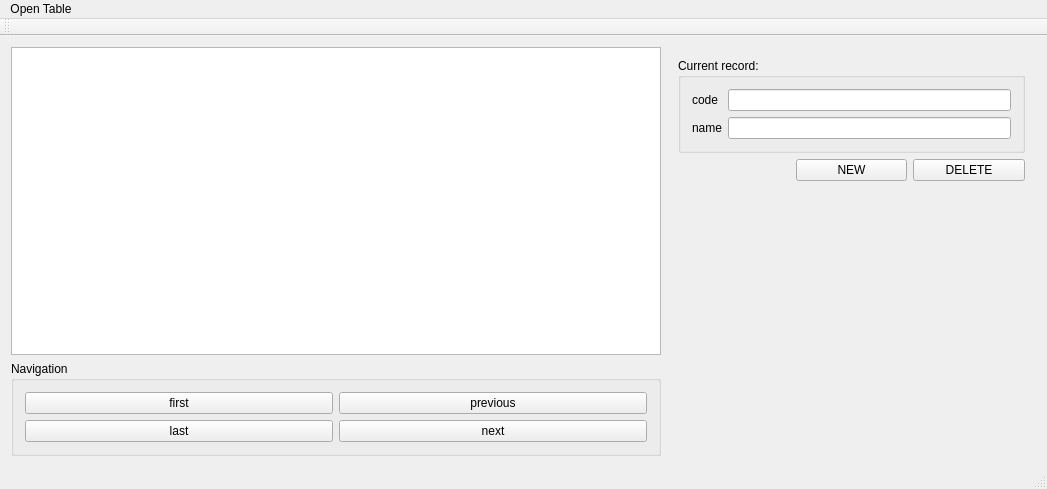
<?xml version="1.0" encoding="UTF-8"?>
<ui version="4.0">
 <class>MainWindow</class>
 <widget class="QMainWindow" name="MainWindow">
  <property name="geometry">
   <rect>
    <x>0</x>
    <y>0</y>
    <width>1047</width>
    <height>489</height>
   </rect>
  </property>
  <property name="windowTitle">
   <string>MainWindow</string>
  </property>
  <widget class="QWidget" name="centralWidget">
   <layout class="QGridLayout" name="gridLayout">
    <item row="5" column="0">
     <widget class="QGroupBox" name="groupBox">
      <property name="title">
       <string>Navigation</string>
      </property>
      <layout class="QGridLayout" name="gridLayout_4">
       <item row="0" column="0">
        <widget class="QPushButton" name="first_pushButton">
         <property name="text">
          <string>first</string>
         </property>
        </widget>
       </item>
       <item row="0" column="1">
        <widget class="QPushButton" name="previous_pushButton">
         <property name="text">
          <string>previous</string>
         </property>
        </widget>
       </item>
       <item row="1" column="0">
        <widget class="QPushButton" name="last_pushButton">
         <property name="text">
          <string>last</string>
         </property>
        </widget>
       </item>
       <item row="1" column="1">
        <widget class="QPushButton" name="next_pushButton">
         <property name="text">
          <string>next</string>
         </property>
        </widget>
       </item>
      </layout>
     </widget>
    </item>
    <item row="0" column="0" rowspan="5">
     <widget class="QTableView" name="tableView">
      <property name="minimumSize">
       <size>
        <width>650</width>
        <height>0</height>
       </size>
      </property>
      <property name="cursor" stdset="0">
       <cursorShape>ArrowCursor</cursorShape>
      </property>
      <property name="mouseTracking">
       <bool>false</bool>
      </property>
      <property name="styleSheet">
       <string notr="true"/>
      </property>
      <property name="selectionMode">
       <enum>QAbstractItemView::SingleSelection</enum>
      </property>
      <property name="selectionBehavior">
       <enum>QAbstractItemView::SelectRows</enum>
      </property>
      <property name="textElideMode">
       <enum>Qt::ElideNone</enum>
      </property>
      <property name="gridStyle">
       <enum>Qt::SolidLine</enum>
      </property>
     </widget>
    </item>
    <item row="0" column="1">
     <widget class="QStackedWidget" name="string_view_stackedWidget">
      <property name="currentIndex">
       <number>5</number>
      </property>
      <widget class="QWidget" name="contract_table_page">
       <layout class="QGridLayout" name="gridLayout_3">
        <item row="0" column="0">
         <widget class="QGroupBox" name="contract_record_groupBox">
          <property name="title">
           <string>Current Record:</string>
          </property>
          <layout class="QGridLayout" name="gridLayout_2">
           <item row="2" column="1" colspan="3">
            <widget class="QSpinBox" name="device_amount_spinBox">
             <property name="maximum">
              <number>1000</number>
             </property>
            </widget>
           </item>
           <item row="0" column="1" colspan="3">
            <widget class="QSpinBox" name="contracts_number_spinBox">
             <property name="readOnly">
              <bool>true</bool>
             </property>
             <property name="maximum">
              <number>100000</number>
             </property>
            </widget>
           </item>
           <item row="5" column="0">
            <widget class="QLabel" name="label_6">
             <property name="text">
              <string>start day</string>
             </property>
            </widget>
           </item>
           <item row="1" column="0">
            <widget class="QLabel" name="label_2">
             <property name="text">
              <string>device </string>
             </property>
            </widget>
           </item>
           <item row="3" column="1" colspan="3">
            <widget class="QComboBox" name="customer_head_name_comboBox"/>
           </item>
           <item row="3" column="0">
            <widget class="QLabel" name="label_5">
             <property name="text">
              <string>customer</string>
             </property>
            </widget>
           </item>
           <item row="2" column="0">
            <widget class="QLabel" name="label_3">
             <property name="text">
              <string>amount</string>
             </property>
            </widget>
           </item>
           <item row="0" column="0">
            <widget class="QLabel" name="label">
             <property name="text">
              <string>number</string>
             </property>
            </widget>
           </item>
           <item row="7" column="3">
            <widget class="QPushButton" name="delete_contract_pushButton">
             <property name="text">
              <string>DELETE</string>
             </property>
            </widget>
           </item>
           <item row="7" column="2">
            <widget class="QPushButton" name="create_contract_PushButton">
             <property name="text">
              <string>NEW</string>
             </property>
            </widget>
           </item>
           <item row="5" column="1" colspan="3">
            <widget class="QDateEdit" name="date_of_the_agreement_dateEdit"/>
           </item>
           <item row="6" column="1" colspan="3">
            <widget class="QDateEdit" name="deadline_dateEdit"/>
           </item>
           <item row="1" column="1" colspan="3">
            <widget class="QComboBox" name="device_name_comboBox"/>
           </item>
           <item row="6" column="0">
            <widget class="QLabel" name="label_7">
             <property name="text">
              <string>deadline day</string>
             </property>
            </widget>
           </item>
           <item row="8" column="2">
            <spacer name="verticalSpacer_3">
             <property name="orientation">
              <enum>Qt::Vertical</enum>
             </property>
             <property name="sizeHint" stdset="0">
              <size>
               <width>20</width>
               <height>40</height>
              </size>
             </property>
            </spacer>
           </item>
          </layout>
         </widget>
        </item>
       </layout>
      </widget>
      <widget class="QWidget" name="page_2">
       <layout class="QGridLayout" name="gridLayout_5">
        <item row="1" column="2">
         <widget class="QPushButton" name="delete_customer_pushButton">
          <property name="text">
           <string>DELETE</string>
          </property>
         </widget>
        </item>
        <item row="0" column="0" colspan="3">
         <widget class="QGroupBox" name="groupBox_2">
          <property name="title">
           <string>Current Record:</string>
          </property>
          <layout class="QGridLayout" name="gridLayout_6">
           <item row="1" column="1">
            <widget class="QLineEdit" name="customer_address_lineEdit">
             <property name="maxLength">
              <number>30</number>
             </property>
            </widget>
           </item>
           <item row="2" column="0">
            <widget class="QLabel" name="label_9">
             <property name="text">
              <string>checking account</string>
             </property>
            </widget>
           </item>
           <item row="2" column="1">
            <widget class="QLineEdit" name="customer_checking_account_lineEdit">
             <property name="maxLength">
              <number>20</number>
             </property>
            </widget>
           </item>
           <item row="3" column="0">
            <widget class="QLabel" name="label_10">
             <property name="text">
              <string>telephone</string>
             </property>
            </widget>
           </item>
           <item row="0" column="0">
            <widget class="QLabel" name="label_4">
             <property name="text">
              <string>head_name</string>
             </property>
            </widget>
           </item>
           <item row="3" column="1">
            <widget class="QLineEdit" name="customer_telephone_ineEdit">
             <property name="maxLength">
              <number>20</number>
             </property>
            </widget>
           </item>
           <item row="0" column="1">
            <widget class="QLineEdit" name="customer_head_name_lineEdit">
             <property name="maxLength">
              <number>30</number>
             </property>
            </widget>
           </item>
           <item row="1" column="0">
            <widget class="QLabel" name="label_8">
             <property name="text">
              <string>address</string>
             </property>
            </widget>
           </item>
          </layout>
         </widget>
        </item>
        <item row="1" column="1">
         <widget class="QPushButton" name="create_customer_pushButton">
          <property name="text">
           <string>NEW</string>
          </property>
         </widget>
        </item>
        <item row="2" column="1">
         <spacer name="verticalSpacer">
          <property name="orientation">
           <enum>Qt::Vertical</enum>
          </property>
          <property name="sizeHint" stdset="0">
           <size>
            <width>20</width>
            <height>40</height>
           </size>
          </property>
         </spacer>
        </item>
       </layout>
      </widget>
      <widget class="QWidget" name="page">
       <layout class="QGridLayout" name="gridLayout_7">
        <item row="3" column="2">
         <widget class="QPushButton" name="delete_device_pushButton">
          <property name="text">
           <string>DELETE</string>
          </property>
         </widget>
        </item>
        <item row="3" column="1">
         <widget class="QPushButton" name="create_device_pushButton">
          <property name="text">
           <string>NEW</string>
          </property>
         </widget>
        </item>
        <item row="0" column="0" colspan="3">
         <widget class="QGroupBox" name="groupBox_3">
          <property name="title">
           <string>Current Record:</string>
          </property>
          <layout class="QGridLayout" name="gridLayout_8">
           <item row="3" column="1">
            <widget class="QSpinBox" name="device_price_spinBox">
             <property name="maximum">
              <number>100000000</number>
             </property>
            </widget>
           </item>
           <item row="2" column="0">
            <widget class="QLabel" name="label_12">
             <property name="text">
              <string>name</string>
             </property>
            </widget>
           </item>
           <item row="3" column="0">
            <widget class="QLabel" name="label_13">
             <property name="text">
              <string>price</string>
             </property>
            </widget>
           </item>
           <item row="2" column="1">
            <widget class="QLineEdit" name="device_name_lineEdit">
             <property name="maxLength">
              <number>20</number>
             </property>
            </widget>
           </item>
           <item row="0" column="0">
            <widget class="QLabel" name="label_11">
             <property name="text">
              <string>code</string>
             </property>
            </widget>
           </item>
           <item row="0" column="1">
            <widget class="QLineEdit" name="device_code_lineEdit">
             <property name="maxLength">
              <number>10</number>
             </property>
            </widget>
           </item>
          </layout>
         </widget>
        </item>
        <item row="4" column="1">
         <spacer name="verticalSpacer_2">
          <property name="orientation">
           <enum>Qt::Vertical</enum>
          </property>
          <property name="sizeHint" stdset="0">
           <size>
            <width>20</width>
            <height>40</height>
           </size>
          </property>
         </spacer>
        </item>
       </layout>
      </widget>
      <widget class="QWidget" name="page_3">
       <layout class="QGridLayout" name="gridLayout_9">
        <item row="1" column="2">
         <widget class="QPushButton" name="delete_team_member_pushButton">
          <property name="text">
           <string>DELETE</string>
          </property>
         </widget>
        </item>
        <item row="1" column="1">
         <widget class="QPushButton" name="create_team_member_pushButton">
          <property name="text">
           <string>NEW</string>
          </property>
         </widget>
        </item>
        <item row="0" column="0" colspan="3">
         <widget class="QGroupBox" name="groupBox_4">
          <property name="title">
           <string>Current record:</string>
          </property>
          <layout class="QGridLayout" name="gridLayout_10">
           <item row="0" column="0">
            <widget class="QLabel" name="label_14">
             <property name="text">
              <string>employee</string>
             </property>
            </widget>
           </item>
           <item row="1" column="0">
            <widget class="QLabel" name="label_15">
             <property name="text">
              <string>position</string>
             </property>
            </widget>
           </item>
           <item row="2" column="0">
            <widget class="QLabel" name="label_16">
             <property name="text">
              <string>project</string>
             </property>
            </widget>
           </item>
           <item row="1" column="1" colspan="2">
            <widget class="QComboBox" name="team_position_comboBox"/>
           </item>
           <item row="0" column="1" colspan="2">
            <widget class="QComboBox" name="team_employee_comboBox"/>
           </item>
           <item row="2" column="1" colspan="2">
            <widget class="QComboBox" name="team_project_number_comboBox"/>
           </item>
          </layout>
         </widget>
        </item>
        <item row="2" column="2">
         <spacer name="verticalSpacer_4">
          <property name="orientation">
           <enum>Qt::Vertical</enum>
          </property>
          <property name="sizeHint" stdset="0">
           <size>
            <width>20</width>
            <height>40</height>
           </size>
          </property>
         </spacer>
        </item>
       </layout>
      </widget>
      <widget class="QWidget" name="page_4">
       <layout class="QGridLayout" name="gridLayout_12">
        <item row="1" column="2">
         <widget class="QPushButton" name="delete_employee_pushButton">
          <property name="text">
           <string>DELETE</string>
          </property>
         </widget>
        </item>
        <item row="0" column="0" colspan="3">
         <widget class="QGroupBox" name="groupBox_5">
          <property name="title">
           <string>Current record:</string>
          </property>
          <layout class="QGridLayout" name="gridLayout_11">
           <item row="1" column="0">
            <widget class="QLabel" name="label_18">
             <property name="text">
              <string>name</string>
             </property>
            </widget>
           </item>
           <item row="1" column="1">
            <widget class="QLineEdit" name="employee_name_lineEdit">
             <property name="maxLength">
              <number>20</number>
             </property>
            </widget>
           </item>
           <item row="0" column="1">
            <widget class="QLineEdit" name="employee_code_lineEdit">
             <property name="maxLength">
              <number>6</number>
             </property>
            </widget>
           </item>
           <item row="0" column="0">
            <widget class="QLabel" name="label_17">
             <property name="text">
              <string>code</string>
             </property>
            </widget>
           </item>
          </layout>
         </widget>
        </item>
        <item row="1" column="1">
         <widget class="QPushButton" name="create_employee_pushButton">
          <property name="text">
           <string>NEW</string>
          </property>
         </widget>
        </item>
        <item row="2" column="1">
         <spacer name="verticalSpacer_5">
          <property name="orientation">
           <enum>Qt::Vertical</enum>
          </property>
          <property name="sizeHint" stdset="0">
           <size>
            <width>20</width>
            <height>40</height>
           </size>
          </property>
         </spacer>
        </item>
       </layout>
      </widget>
      <widget class="QWidget" name="page_5">
       <layout class="QGridLayout" name="gridLayout_14">
        <item row="0" column="0" colspan="3">
         <widget class="QGroupBox" name="groupBox_6">
          <property name="title">
           <string>Current record:</string>
          </property>
          <layout class="QGridLayout" name="gridLayout_13">
           <item row="0" column="0">
            <widget class="QLabel" name="label_19">
             <property name="text">
              <string>code</string>
             </property>
            </widget>
           </item>
           <item row="0" column="1">
            <widget class="QLineEdit" name="position_code_lineEdit">
             <property name="maxLength">
              <number>6</number>
             </property>
            </widget>
           </item>
           <item row="1" column="0">
            <widget class="QLabel" name="label_20">
             <property name="text">
              <string>name</string>
             </property>
            </widget>
           </item>
           <item row="1" column="1">
            <widget class="QLineEdit" name="position_name_lineEdit">
             <property name="maxLength">
              <number>20</number>
             </property>
            </widget>
           </item>
          </layout>
         </widget>
        </item>
        <item row="1" column="1">
         <widget class="QPushButton" name="create_position_pushButton">
          <property name="text">
           <string>NEW</string>
          </property>
         </widget>
        </item>
        <item row="1" column="2">
         <widget class="QPushButton" name="delete_position_pushButton">
          <property name="text">
           <string>DELETE</string>
          </property>
         </widget>
        </item>
        <item row="2" column="2">
         <spacer name="verticalSpacer_6">
          <property name="orientation">
           <enum>Qt::Vertical</enum>
          </property>
          <property name="sizeHint" stdset="0">
           <size>
            <width>20</width>
            <height>40</height>
           </size>
          </property>
         </spacer>
        </item>
       </layout>
      </widget>
     </widget>
    </item>
   </layout>
  </widget>
  <widget class="QMenuBar" name="menuBar">
   <property name="geometry">
    <rect>
     <x>0</x>
     <y>0</y>
     <width>1047</width>
     <height>25</height>
    </rect>
   </property>
   <widget class="QMenu" name="menuOpen_Table">
    <property name="title">
     <string>Open Table</string>
    </property>
    <addaction name="actionContracts"/>
    <addaction name="actionCustomers"/>
    <addaction name="actionDevices"/>
    <addaction name="actionTeam_members"/>
    <addaction name="actionEmployees"/>
    <addaction name="actionPositions"/>
   </widget>
   <addaction name="menuOpen_Table"/>
  </widget>
  <widget class="QToolBar" name="mainToolBar">
   <attribute name="toolBarArea">
    <enum>TopToolBarArea</enum>
   </attribute>
   <attribute name="toolBarBreak">
    <bool>false</bool>
   </attribute>
  </widget>
  <widget class="QStatusBar" name="statusBar"/>
  <action name="actionContracts">
   <property name="text">
    <string>contracts</string>
   </property>
  </action>
  <action name="actionCustomers">
   <property name="text">
    <string>customers</string>
   </property>
  </action>
  <action name="actionDevices">
   <property name="text">
    <string>devices</string>
   </property>
  </action>
  <action name="actionEmployees">
   <property name="text">
    <string>employees</string>
   </property>
  </action>
  <action name="actionPositions">
   <property name="text">
    <string>positions</string>
   </property>
  </action>
  <action name="actionTeam_members">
   <property name="text">
    <string>team members</string>
   </property>
  </action>
 </widget>
 <layoutdefault spacing="6" margin="11"/>
 <resources/>
 <connections/>
</ui>
